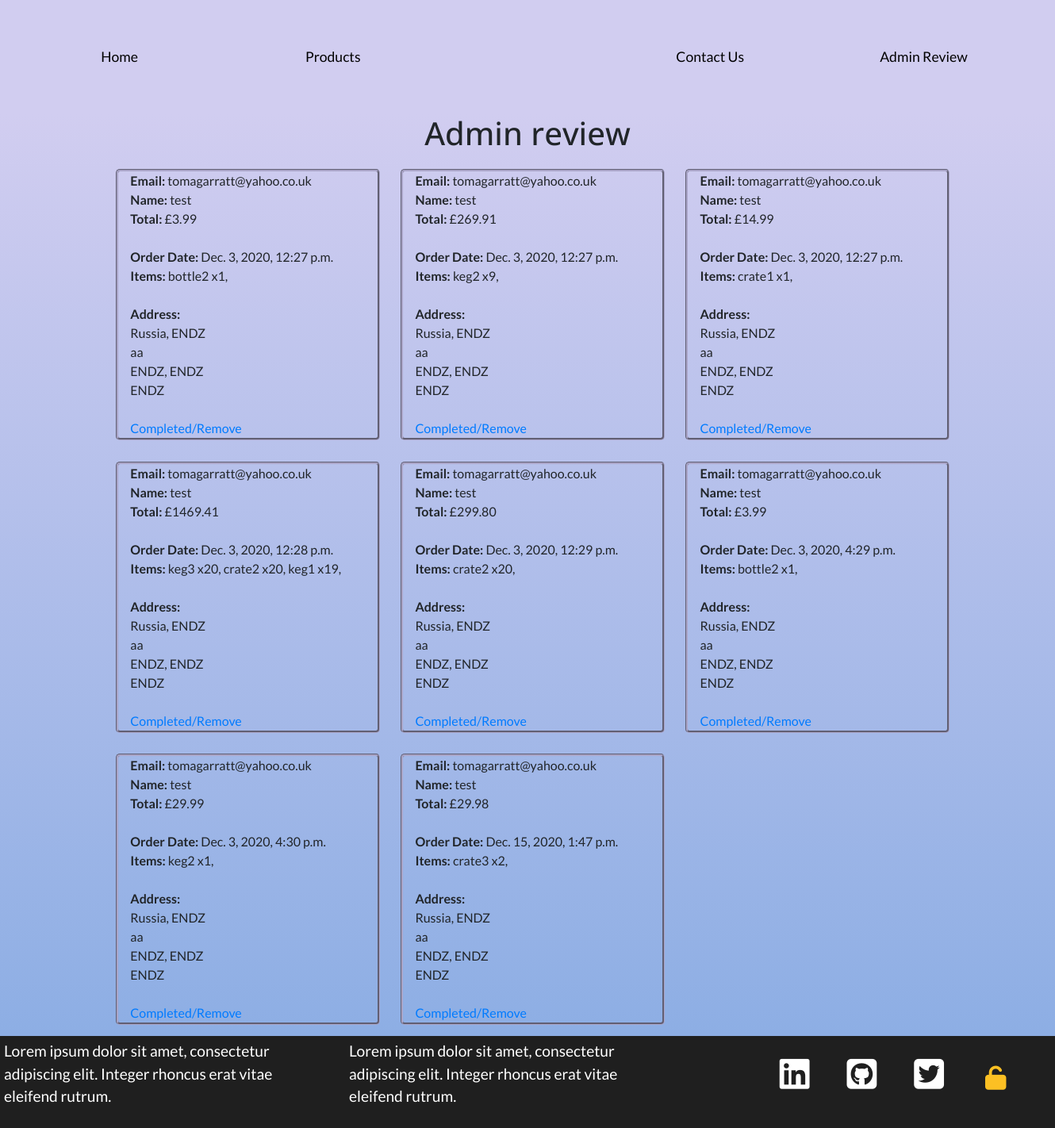
The page /admin_review (signed in) on the database its author committed.
### cart/models.py (models this page shows, shortened)
class CheckoutUserInfo(models.Model):
    user_email = models.EmailField(verbose_name='E-mail', max_length=30)
    user_name = models.CharField(verbose_name='Full name', max_length=60)
    user_country = models.CharField(verbose_name='Country', max_length=60)
    user_city = models.CharField(verbose_name='City', max_length=60)
    user_line1 = models.CharField(verbose_name='Address line 1', max_length=60)
    user_line2 = models.CharField(verbose_name='Address line 2', max_length=60)
    user_postcode = models.CharField(verbose_name='Postcode', max_length=60)
    user_countystate = models.CharField(verbose_name='County/State', max_length=60)
    user_price_total = models.DecimalField(max_digits=10, default=0, decimal_places=2)
    user_items = models.CharField(default="", max_length=1000)
    order_date = models.DateTimeField(
        blank=True, null=True, default=timezone.now)

### admin_review/views.py (the view)
# urls.py: path(r'admin_review', admin_review, name='admin_review'),
@staff_member_required(login_url='sign_in')
def admin_review(request):
    all_checkoutuserinfo = CheckoutUserInfo.objects.all()
    return render(request, "../templates/admin_review.html",
        {"all_checkoutuserinfo": all_checkoutuserinfo})

### templates/admin_review.html (shortened to what this page needs)
{%extends "base.html"%}
{%block heading%}
Admin review
{%endblock%}
{%block content%}
    <div class="order-list row">
        {%for all_checkoutuserinfo in all_checkoutuserinfo%}
            <div class="order col-lg-3 col-md-5 col-sm-10 col-10">
                <div>
                    <b>Email:  </b>{{all_checkoutuserinfo.user_email}}
                </div>
                <div>
                    <b>Name:  </b>{{all_checkoutuserinfo.user_name}}
                </div>
                <div>
                    <b>Total:  </b>£{{all_checkoutuserinfo.user_price_total}}
                </div>
                <br>
                <div>
                    <b>Order Date:  </b>{{all_checkoutuserinfo.order_date}}
                </div>
                <div>
                    <b>Items:  </b>{{all_checkoutuserinfo.user_items}}
                </div>
                <br>
                <div>
                    <div><b>Address: </b></div>
                    <div>{{all_checkoutuserinfo.user_country}}, {{all_checkoutuserinfo.user_city}}</div>
                    <div>{{all_checkoutuserinfo.user_countystate}}</div>
                    <div>{{all_checkoutuserinfo.user_line1}}, {{all_checkoutuserinfo.user_line2}}</div>
                    <div>{{all_checkoutuserinfo.user_postcode}}</div>
                </div>
                <br>
                <div>
                    <a href="{% url 'infopk_delete' all_checkoutuserinfo.id %}">Completed/Remove</a>
                </div>
            </div>
        {%endfor%}
    </div>
{%endblock%}

### static/css/main.css (style rules this page uses)
body { font-family: 'Lato', sans-serif; height: 120% !important; width: 100%; }
.order { margin: 1%; border: rgb(169, 164, 199) 3px groove; border-radius: 5px; display: inline-block; width: 25%; }
.order-list { width: 100%; margin: auto; margin-left: 10%; margin-right: 9%; }

### rows shown on the page
CheckoutUserInfo: user_email "tomagarratt@yahoo.co.uk", user_name "test", user_price_total "3.99", order_date "Dec. 3, 2020, 12:27 p.m.", user_items "bottle2 x1,", user_country "Russia", user_city "ENDZ", user_countystate "aa", user_line1 "ENDZ", user_line2 "ENDZ", user_postcode "ENDZ"
CheckoutUserInfo: user_email "tomagarratt@yahoo.co.uk", user_name "test", user_price_total "269.91", order_date "Dec. 3, 2020, 12:27 p.m.", user_items "keg2 x9,", user_country "Russia", user_city "ENDZ", user_countystate "aa", user_line1 "ENDZ", user_line2 "ENDZ", user_postcode "ENDZ"
CheckoutUserInfo: user_email "tomagarratt@yahoo.co.uk", user_name "test", user_price_total "14.99", order_date "Dec. 3, 2020, 12:27 p.m.", user_items "crate1 x1,", user_country "Russia", user_city "ENDZ", user_countystate "aa", user_line1 "ENDZ", user_line2 "ENDZ", user_postcode "ENDZ"
CheckoutUserInfo: user_email "tomagarratt@yahoo.co.uk", user_name "test", user_price_total "1469.41", order_date "Dec. 3, 2020, 12:28 p.m.", user_items "keg3 x20, crate2 x20, keg1 x19,", user_country "Russia", user_city "ENDZ", user_countystate "aa", user_line1 "ENDZ", user_line2 "ENDZ", user_postcode "ENDZ"
CheckoutUserInfo: user_email "tomagarratt@yahoo.co.uk", user_name "test", user_price_total "299.80", order_date "Dec. 3, 2020, 12:29 p.m.", user_items "crate2 x20,", user_country "Russia", user_city "ENDZ", user_countystate "aa", user_line1 "ENDZ", user_line2 "ENDZ", user_postcode "ENDZ"
CheckoutUserInfo: user_email "tomagarratt@yahoo.co.uk", user_name "test", user_price_total "3.99", order_date "Dec. 3, 2020, 4:29 p.m.", user_items "bottle2 x1,", user_country "Russia", user_city "ENDZ", user_countystate "aa", user_line1 "ENDZ", user_line2 "ENDZ", user_postcode "ENDZ"
CheckoutUserInfo: user_email "tomagarratt@yahoo.co.uk", user_name "test", user_price_total "29.99", order_date "Dec. 3, 2020, 4:30 p.m.", user_items "keg2 x1,", user_country "Russia", user_city "ENDZ", user_countystate "aa", user_line1 "ENDZ", user_line2 "ENDZ", user_postcode "ENDZ"
CheckoutUserInfo: user_email "tomagarratt@yahoo.co.uk", user_name "test", user_price_total "29.98", order_date "Dec. 15, 2020, 1:47 p.m.", user_items "crate3 x2,", user_country "Russia", user_city "ENDZ", user_countystate "aa", user_line1 "ENDZ", user_line2 "ENDZ", user_postcode "ENDZ"
